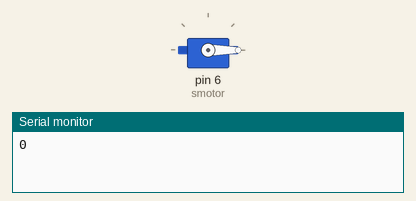
Simulated run of this sketch. Board: Arduino Uno, built with avr-gcc and run on an emulated ATmega328P. On the bench: servo, the last lines printed to the serial monitor.

Above: at 0.05 s.
At 3.75 s:
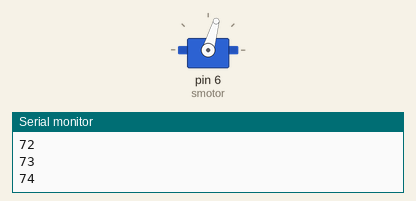
At 7.55 s:
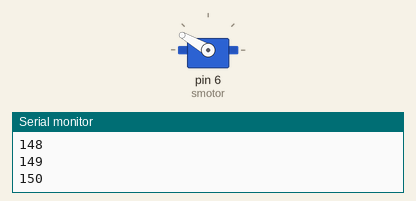
At 15.15 s:
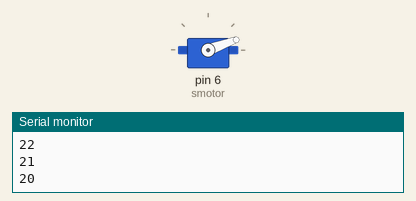
Timing chart, 0 to 21.0 s (numbered marks = the images above):
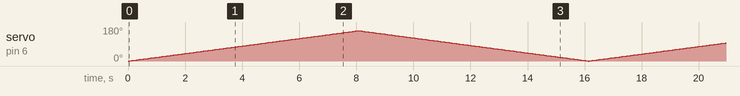

The sketch:

Servo_Motor1_test.ino
```cpp
 // 서보모터 테스트
 #include <Servo.h>
 Servo smotor;

 void setup() {
   smotor.attach(6);  //  6 번 핀에 모터
   Serial.begin(9600);
   smotor.write(0); // initilize to 0 degree
 }

 void loop()
 {
   for(int angle = 0; angle <= 160; angle++)  {
     smotor.write(angle);
     Serial.println(angle);
     delay(50);
   }
   for(int angle = 160; angle > 0 ; angle--)   {
     smotor.write(angle);
     Serial.println(angle);
     delay(50);
  }
 }
```
